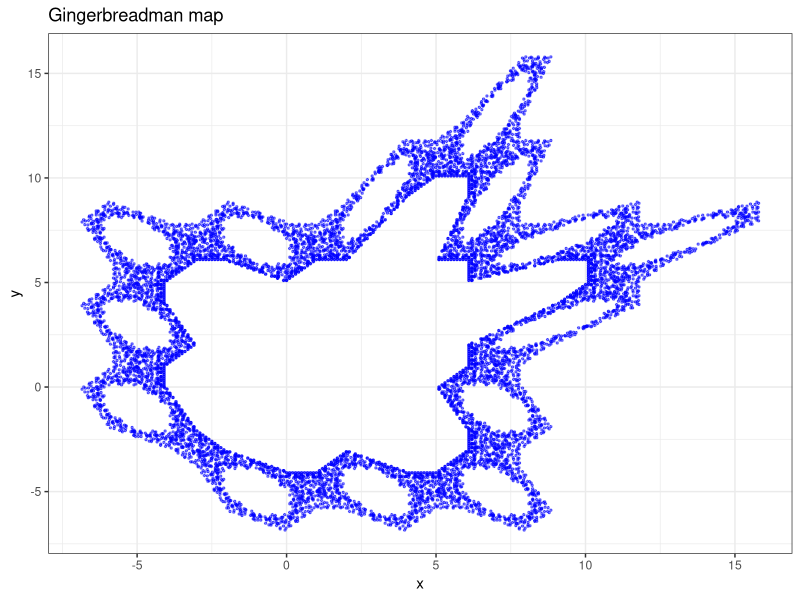

This figure's R source:
## ---- chunk 1
library(ggplot2)
## ---- chunk 2
gingerbreadman_map <- function(x0, y0, n) {
  x <- numeric(n)
  y <- numeric(n)
  x[1] <- x0
  y[1] <- y0
  
  for (i in 2:n) {
    x[i] <- 1 - y[i-1] + abs(x[i-1])
    y[i] <- x[i-1]
  }
  
  data.frame(x, y)
}
## ---- chunk 3
data_gbm <- gingerbreadman_map(1.1, 6.1, 10000)
## ---- chunk 4
ggplot(data_gbm, aes(x = x, y = y)) +
  geom_point(color = 'blue', alpha = 0.5, size = .5) +
  labs(title = "Gingerbreadman map", x = "x", y = "y") +
  theme_bw()
